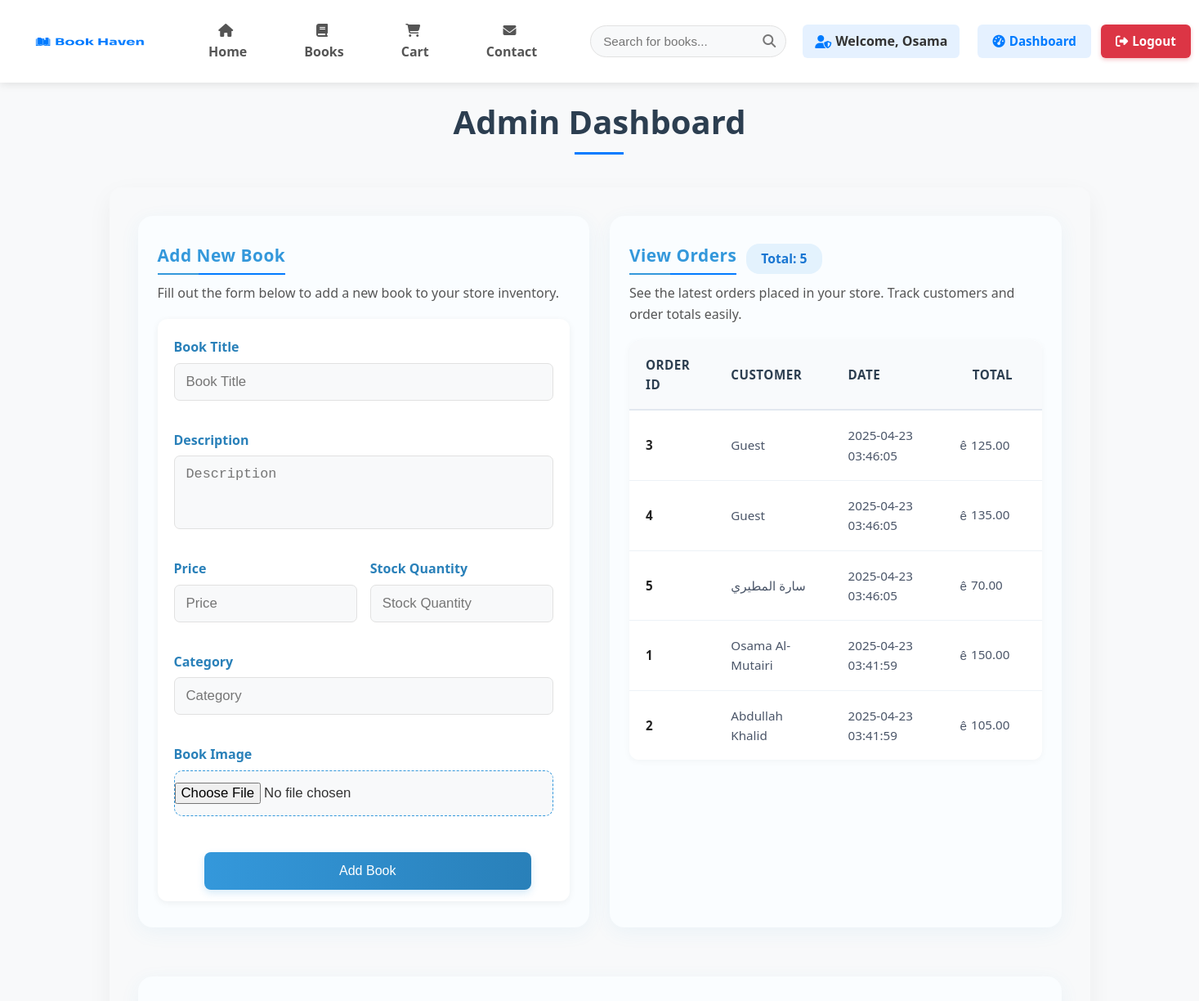
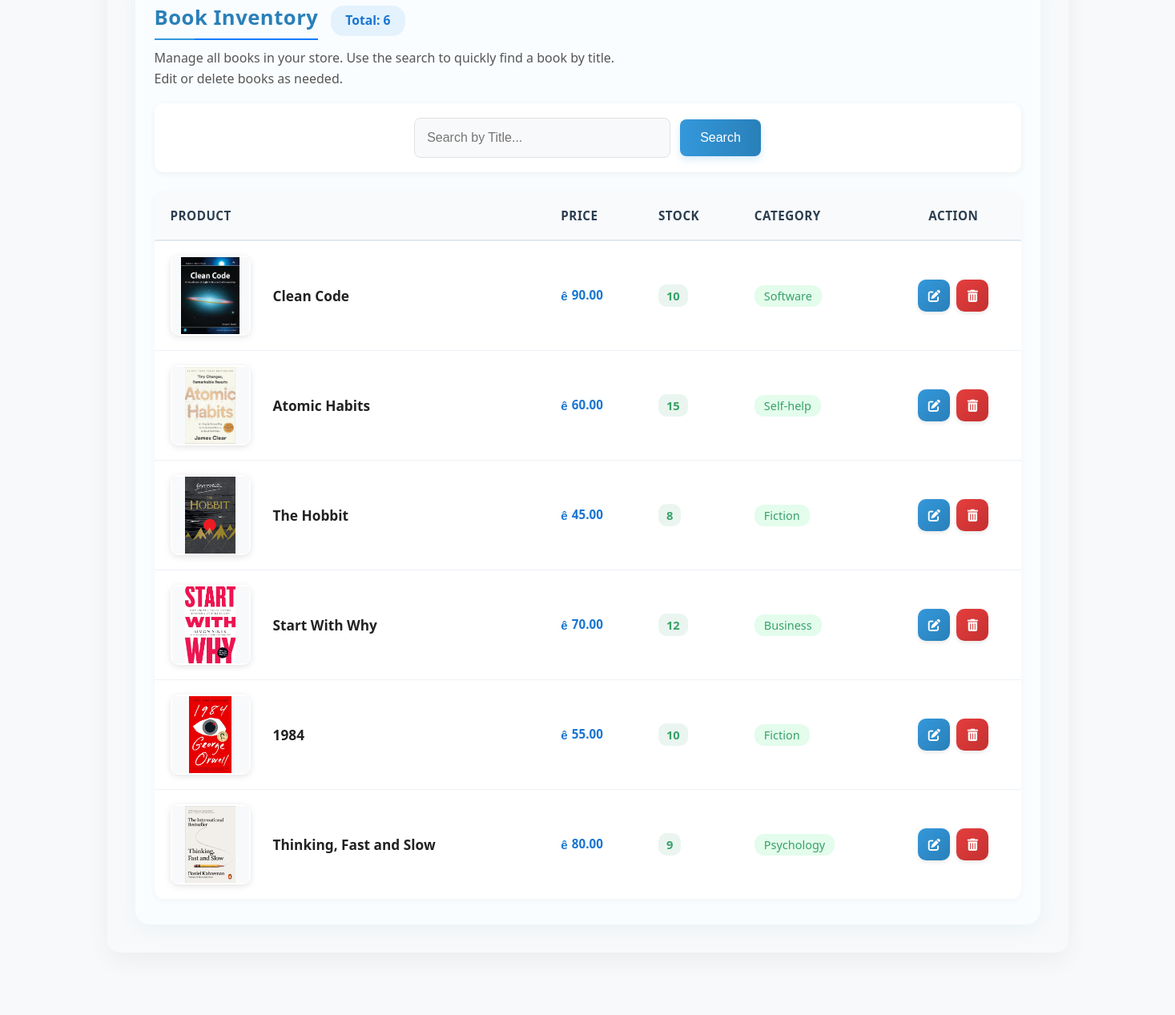
Page /admin/dashboard.php (signed in, upper part) on the earlier database version (2 pictures, top to bottom).
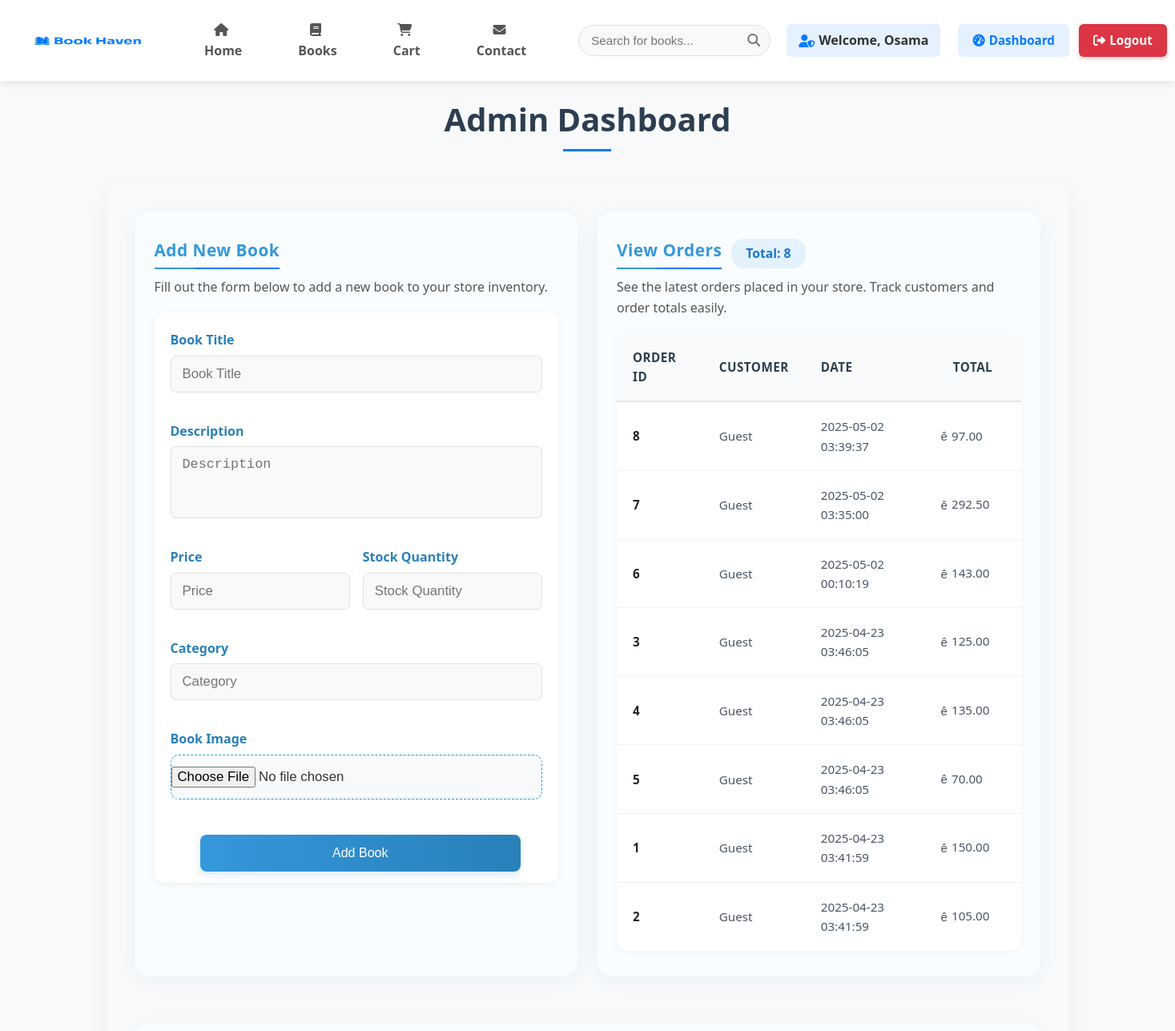
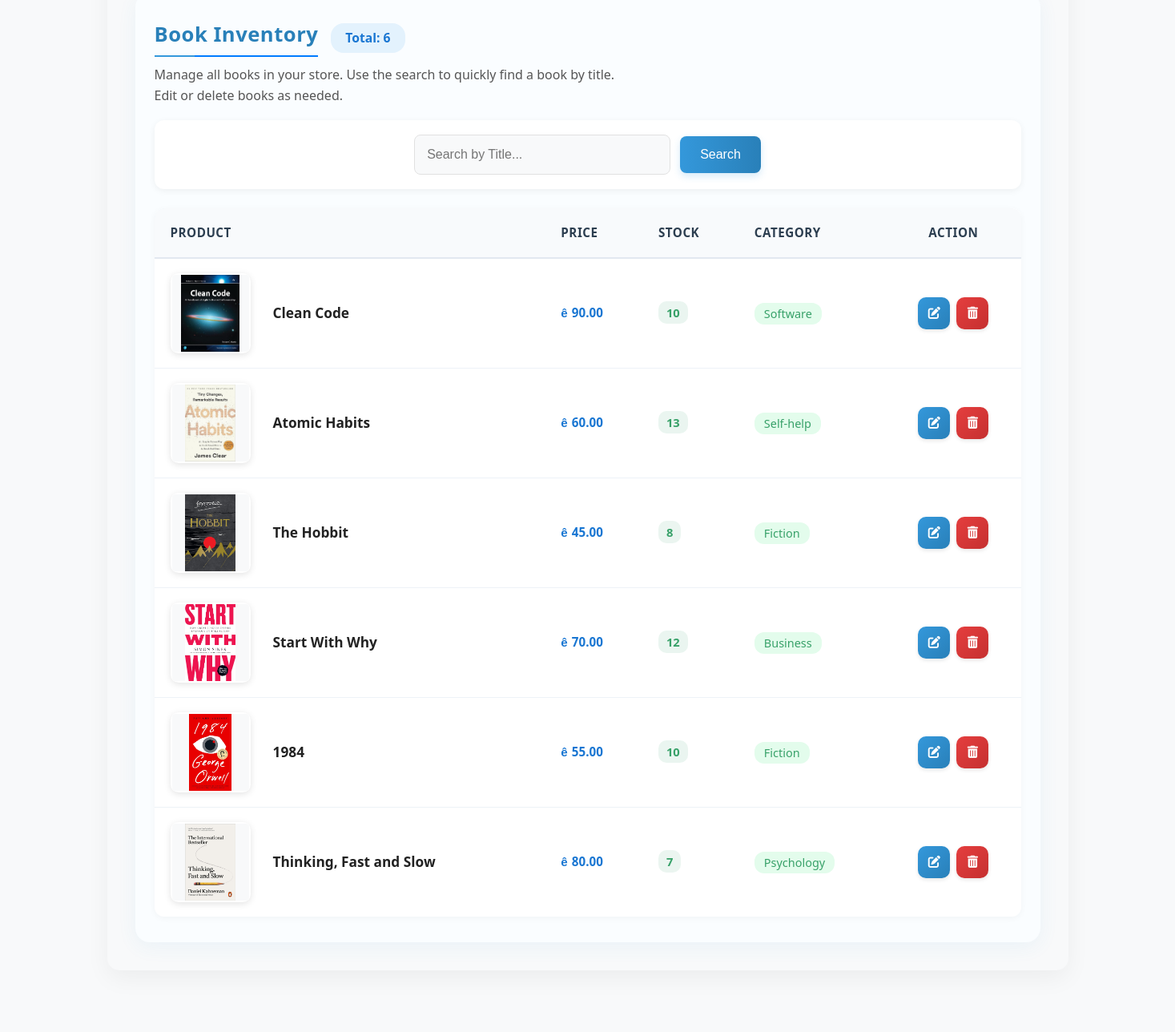
Same page on the later database version (2 pictures, top to bottom).
### tables this page shows
CREATE TABLE `orders` (
  `order_id` int NOT NULL,
  `customer_id` int DEFAULT NULL,
  `order_date` datetime DEFAULT CURRENT_TIMESTAMP,
  `total_price` decimal(10,2) DEFAULT NULL
);

CREATE TABLE `customers` (
  `customer_id` int NOT NULL,
  `name` varchar(100) DEFAULT NULL,
  `email` varchar(100) DEFAULT NULL,
  `password` varchar(255) DEFAULT NULL,
  `username` varchar(50) NOT NULL
);

CREATE TABLE `books` (
  `book_id` int NOT NULL,
  `title` varchar(255) NOT NULL,
  `description` text,
  `price` decimal(10,2) NOT NULL,
  `stock` int NOT NULL,
  `image` varchar(255) DEFAULT NULL,
  `category` varchar(100) DEFAULT NULL,
  `featured` tinyint(1) DEFAULT '0'
);

### admin/dashboard.php (the view, shortened to what this page needs)
<!DOCTYPE html>
<html lang="en">
<head>
    <link href="../css/style.css" rel="stylesheet" />
</head>
<body>
    <?php include '../includes/header.php'; ?>
    <?php include '../includes/db.php'; ?>
    <h1 class="title">Admin Dashboard</h1>
    <section class="admin-section">
        <div class="admin-cards-container">
            <div class="admin-card" style="background:#fafdff;box-shadow:0 6px 24px rgba(52,152,219,0.07);border-radius:18px;padding:32px 24px 32px 24px;min-width:340px;">
                <div style="display:flex;align-items:center;gap:12px;margin-bottom:10px;">
                    <h3 style="margin:0;color:#3498db;font-size:1.3rem;letter-spacing:0.5px;">Add New Book</h3>
                </div>
                <p style="margin-bottom:18px;color:#555;max-width:600px;">Fill out the form below to add a new book to your store inventory.</p>
                <form class="admin-form" method="POST" action="dashboard.php" enctype="multipart/form-data" style="background:#fff;padding:22px 20px 14px 20px;border-radius:12px;box-shadow:0 2px 8px rgba(0,0,0,0.06);display:flex;flex-direction:column;gap:16px;">
                    <div style="display:flex;flex-direction:column;gap:6px;">
                        <label for="title" style="font-weight:600;color:#2980b9;">Book Title</label>
                        <input type="text" id="title" name="title" placeholder="Book Title" required style="padding:12px 14px;font-size:1.05rem;border-radius:7px;border:1px solid #e1e1e1;">
                    </div>
                    <div style="display:flex;flex-direction:column;gap:6px;">
                        <label for="description" style="font-weight:600;color:#2980b9;">Description</label>
                        <textarea id="description" name="description" placeholder="Description" required style="padding:12px 14px;font-size:1.05rem;border-radius:7px;border:1px solid #e1e1e1;resize:none;min-height:90px;"></textarea>
                    </div>
                    <div style="display:flex;gap:16px;">
                        <div style="flex:1;display:flex;flex-direction:column;gap:6px;">
                            <label for="price" style="font-weight:600;color:#2980b9;">Price</label>
                            <input type="number" id="price" name="price" placeholder="Price" min="0" step="0.01" required style="padding:12px 14px;font-size:1.05rem;border-radius:7px;border:1px solid #e1e1e1;">
                        </div>
                        <div style="flex:1;display:flex;flex-direction:column;gap:6px;">
                            <label for="stock" style="font-weight:600;color:#2980b9;">Stock Quantity</label>
                            <input type="number" id="stock" name="stock" placeholder="Stock Quantity" min="0" step="1" required style="padding:12px 14px;font-size:1.05rem;border-radius:7px;border:1px solid #e1e1e1;">
                        </div>
                    </div>
                    <div style="display:flex;flex-direction:column;gap:6px;">
                        <label for="category" style="font-weight:600;color:#2980b9;">Category</label>
                        <input type="text" id="category" name="category" placeholder="Category" required style="padding:12px 14px;font-size:1.05rem;border-radius:7px;border:1px solid #e1e1e1;">
                    </div>
                    <div style="display:flex;flex-direction:column;gap:6px;">
                        <label for="image" style="font-weight:600;color:#2980b9;">Book Image</label>
                        <input type="file" id="image" name="image" accept="image/*" class="file-input" style="padding:14px 0 14px 0;background:#f8f9fa;border:1.5px dashed #3498db;border-radius:10px;transition:all 0.2s;cursor:pointer;font-size:1.05rem;">
                    </div>
                    <button type="submit" class="search-button" style="margin-top:8px;width:90%;max-width:400px;align-self:center;">Add Book</button>
                </form>
            </div>
            <div class="admin-card" style="background:#fafdff;box-shadow:0 6px 24px rgba(52,152,219,0.07);border-radius:18px;padding:32px 24px 32px 24px;min-width:340px;">
                <div style="display:flex;align-items:center;gap:12px;margin-bottom:10px;">
                    <h3 style="margin:0;color:#3498db;font-size:1.3rem;letter-spacing:0.5px;">View Orders</h3>
                    <span style="background:#e3f2fd;color:#1976d2;padding:6px 18px;border-radius:16px;font-size:0.98rem;font-weight:600;">Total: <?php echo $conn->query('SELECT COUNT(*) FROM orders')->fetch_row()[0]; ?></span>
                </div>
                <p style="margin-bottom:18px;color:#555;max-width:600px;">See the latest orders placed in your store. Track customers and order totals easily.</p>
                <div style="overflow-x:auto; border-radius:12px; box-shadow:0 2px 8px rgba(0,0,0,0.04); background:#fff;">
                    <table class="admin-table" style="min-width:420px;">
                        <thead style="background:linear-gradient(90deg,#e3f2fd 60%,#f8fafc);">
                            <tr>
                                <th>Order ID</th>
                                <th>Customer</th>
                                <th>Date</th>
                                <th>Total</th>
                            </tr>
                        </thead>
                        <tbody>
                            <?php
                            $orders = $conn->query("SELECT o.order_id, o.order_date, o.total_price, c.name FROM orders o LEFT JOIN customers c ON o.customer_id = c.customer_id ORDER BY o.order_date DESC LIMIT 10");
                            if ($orders && $orders->num_rows > 0) {
                                while ($order = $orders->fetch_assoc()) {
                                    echo "<tr>";
                                    echo "<td style='font-weight:600;color:#222;'>" . htmlspecialchars($order['order_id']) . "</td>";
                                    echo "<td>" . htmlspecialchars($order['name'] ?? 'Guest') . "</td>";
                                    echo "<td>" . htmlspecialchars($order['order_date']) . "</td>";
                                    echo "<td style='width:120px;'><span class='symbol'>&#xea;</span>" . htmlspecialchars($order['total_price']) . "</td>";
                                    echo "</tr>";
                                }
                            } else {
                                echo '<tr><td colspan="4">No orders found.</td></tr>';
                            }
                            ?>
                        </tbody>
                    </table>
                </div>
            </div>
        </div>
        <div class="admin-table-container" style="background: #fafdff; box-shadow: 0 6px 24px rgba(52,152,219,0.07); border-radius: 18px; padding: 32px 24px 32px 24px;">
            <div style="display:flex;align-items:center;gap:16px;margin-bottom:10px;">
                <h3 style="margin:0;color:#2980b9;font-size:1.6rem;letter-spacing:0.5px;">Book Inventory</h3>
                <span style="background:#e3f2fd;color:#1976d2;padding:6px 18px;border-radius:16px;font-size:0.98rem;font-weight:600;">Total: <?php echo $conn->query('SELECT COUNT(*) FROM books')->fetch_row()[0]; ?></span>
            </div>
            <p style="margin-bottom:18px;color:#555;max-width:600px;">Manage all books in your store. Use the search to quickly find a book by title. Edit or delete books as needed.</p>
            <div style="width:100%;display:flex;justify-content:center;align-items:center;margin-bottom:24px;background:#fff;padding:18px 0 18px 0;border-radius:12px;box-shadow:0 2px 8px rgba(0,0,0,0.06);">
                <form method="GET" action="" class="admin-form" style="display: flex; align-items: center; background: none; border-radius: 8px; box-shadow: none; padding: 0; margin: 0;">
                    <input type="text" name="search" placeholder="Search by Title..." value="<?= isset($_GET['search']) ? htmlspecialchars($_GET['search']) : '' ?>" style="width: 320px; min-width: 180px; text-align: left; margin-bottom: 0;">
                    <button type="submit" class="search-button" style="margin-left: 12px;">Search</button>
                </form>
            </div>
            <div style="overflow-x:auto; border-radius:12px; box-shadow:0 2px 8px rgba(0,0,0,0.04); background:#fff;">
                <table class="admin-table" id="productTable" style="min-width:900px;">
                    <thead style="background:linear-gradient(90deg,#e3f2fd 60%,#f8fafc);">
                        <tr>
                            <th>Product</th>
                            <th>Price</th>
                            <th>Stock</th>
                            <th>Category</th>
                            <th>Action</th>
                        </tr>
                    </thead>
                    <tbody>
                        <?php
                        $query = "SELECT * FROM books";
                        $books = $conn->query($query);
                        while ($row = $books->fetch_assoc()) {
                            $stock = (int)$row['stock'];
                            $stockClass = $stock < 5 ? 'low-stock' : 'in-stock';
                            $category = htmlspecialchars($row['category']);
                            $categoryBadge = "<span style='background:#e3fcec;color:#38a169;padding:4px 12px;border-radius:12px;font-size:0.95em;font-weight:500;'>$category</span>";
                            echo "<tr>
                            <td style='display:flex;align-items:center;justify-content:flex-start;gap:18px;'>
                                <div style='background:#fff;border-radius:10px;box-shadow:0 2px 8px #e3e3e3;display:flex;align-items:center;justify-content:center;width:100px;height:100px;min-width:100px;min-height:100px;max-width:100px;max-height:100px;overflow:hidden;'>
                                    <img src='../assets/images/" . htmlspecialchars($row['image']) . "' alt='" . htmlspecialchars($row['title']) . "' style='width:100%;height:100%;object-fit:contain;display:block;background:#f8f9fa;'>
                                </div>
                                <span style='font-weight:600;color:#222;font-size:1.08rem;margin-left:10px;'>" . htmlspecialchars($row['title']) . "</span>
                            </td>
                            <td class='price' style='color:#1976d2;font-weight:700;'><span class='symbol'>&#xea;</span>" . htmlspecialchars($row['price']) . "</td>
                            <td class='stock'><span class='$stockClass' style='padding:4px 10px;border-radius:10px;font-weight:600;font-size:0.97em;'>$stock</span></td>
                            <td class='category'>$categoryBadge</td>
                            <td style='min-width:90px;'>
                                <div style='display:flex;justify-content:center;align-items:center;gap:8px;width:100%;height:100%;'>
                                    <a href='edit-book.php?id={$row['book_id']}' class='edit-btn action-btn' title='Edit'><i class='fas fa-edit'></i></a>
                                    <a href='delete-book.php?id={$row['book_id']}' class='delete-btn action-btn' title='Delete' onclick=\"return confirm('Are you sure you want to delete this book?');\"><i class='fas fa-trash-alt'></i></a>
                                </div>
                            </td>
                        </tr>";
                        }
                        ?>
                    </tbody>
                </table>
            </div>
        </div>
    </section>
    <?php include '../includes/footer.php'; ?>
</body>
</html>

### includes/header.php (shortened to what this page needs)
<?php
$basePath = '';
$currentPath = $_SERVER['PHP_SELF'];
if (strpos($currentPath, '/pages/') !== false || strpos($currentPath, '/admin/') !== false) {
    $basePath = '../';
} else if (strpos($currentPath, '/includes/') !== false) {
    $basePath = '../';
}
?>
<!DOCTYPE html>
<html lang="en">
<head>
    <link href="<?php echo $basePath; ?>css/style.css" rel="stylesheet" />
    <link rel="stylesheet" href="https://cdnjs.cloudflare.com/ajax/libs/font-awesome/6.5.0/css/all.min.css">
</head>
<body>
    <header class="main-header">
        <div class="header-container">
            <div class="logo-container" style="display: flex; align-items: center; margin-right: 30px;">
                <a href="<?php echo $basePath; ?>index.php">
                    <img src="<?php echo $basePath; ?>assets/images/logo.png" alt="Book Haven Logo" height="90" width="180" style="display: block;" />
                </a>
            </div>
            <div class="nav-container">
                <nav class="main-nav">
                    <a href="<?php echo $basePath; ?>index.php"><i class="fas fa-home"></i> Home</a>
                    <a href="<?php echo $basePath; ?>pages/products.php"><i class="fas fa-book"></i> Books</a>
                    <a href="<?php echo $basePath; ?>pages/cart.php"><i class="fas fa-shopping-cart"></i> Cart</a>
                    <a href="<?php echo $basePath; ?>pages/contact.php"><i class="fas fa-envelope"></i> Contact</a>
                </nav>
            </div>
            <div class="search-container">
                <form class="search-form">
                    <input type="text" placeholder="Search for books..." />
                    <button type="submit"><i class="fas fa-search"></i></button>
                </form>
            </div>
            <div class="user-actions">
                <?php if (isset($_SESSION['admin_username'])): ?>
                    <span class="user-welcome">
                        <i class="fas fa-user-shield"></i> Welcome, <?php echo htmlspecialchars($_SESSION['admin_username']); ?>
                    </span>
                    <a href="<?php echo $basePath; ?>admin/dashboard.php" class="login-btn">
                        <i class="fas fa-tachometer-alt"></i> Dashboard
                    </a>
                    <a href="<?php echo $basePath; ?>admin/logout.php" class="logout-btn">
                        <i class="fas fa-sign-out-alt"></i> Logout
                    </a>
                <?php endif; ?>
            </div>
        </div>
    </header>
</body>
</html>

### includes/footer.php (shortened to what this page needs)
</body>
</html>

Differences in the rows shown:
added orders: order_id "8", name "Guest", order_date "2025-05-02 03:39:37", total_price "97.00"
added orders: order_id "7", name "Guest", order_date "2025-05-02 03:35:00", total_price "292.50"
added orders: order_id "6", name "Guest", order_date "2025-05-02 00:10:19", total_price "143.00"
changed orders id 5: customer.name "سارة المطيري" → "Guest"
changed orders id 1: customer.name "Osama Al-Mutairi" → "Guest"
changed orders id 2: customer.name "Abdullah Khalid" → "Guest"
changed books "Atomic Habits": stock "15" → "13"
changed books "Thinking, Fast and Slow": stock "9" → "7"
Other differences:
$conn->query('SELECT COUNT(*) FROM orders')->fetch_row()[0]: "5" → "8"
